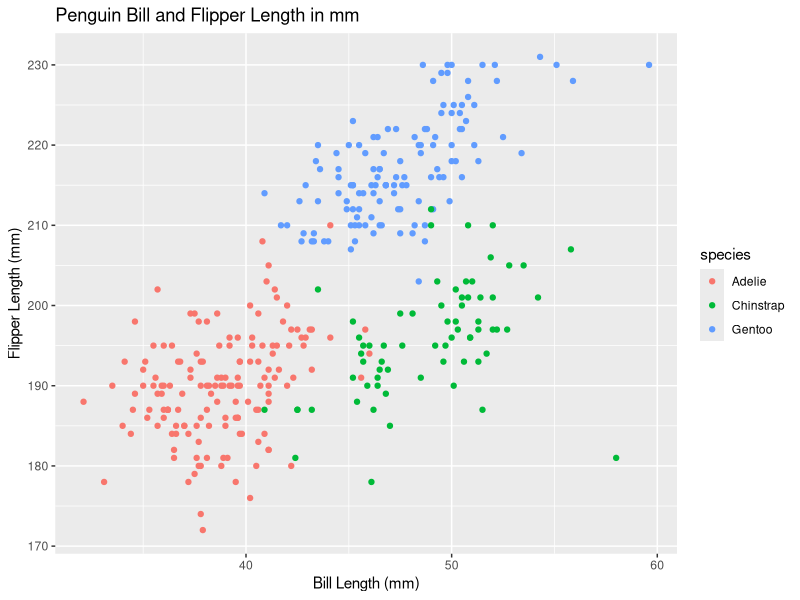
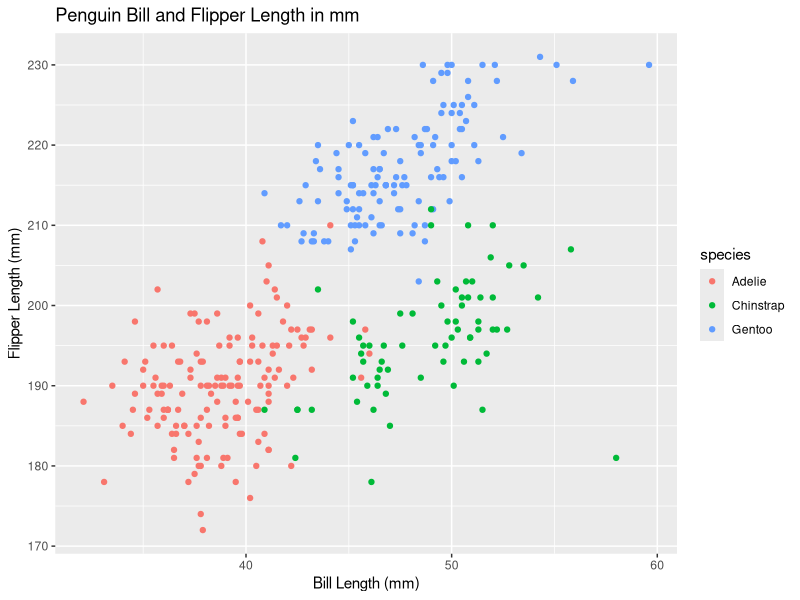

The R script that drew these images, in order:
## ---- chunk 1
library(tidyverse)
## ---- chunk 2
prob1_df =
  tibble(
    samp = rnorm(10),
    samp_gt_0 = samp > 0,
    char_vec = c("a","b","c","d","e","f","g","h","i","j"),
    factor_vec = factor(c("low","low","low","mod","mod","mod","mod","high","high","high"))
  )
## ---- chunk 3
    mean(pull(prob1_df, samp))
    mean(pull(prob1_df, samp_gt_0))
    mean(pull(prob1_df, char_vec))
    mean(pull(prob1_df, factor_vec))
## ---- chunk 4
    as.numeric(pull(prob1_df,samp_gt_0)) 
    as.numeric(pull(prob1_df,char_vec))
    as.numeric(pull(prob1_df,factor_vec))
## ---- chunk 5
    as.numeric(pull(prob1_df,samp_gt_0))*pull(prob1_df,samp)
    as.factor(pull(prob1_df,samp_gt_0))*pull(prob1_df,samp)
    as.numeric(as.factor(pull(prob1_df,samp_gt_0)))*pull(prob1_df,samp)
## ---- chunk 6
data("penguins", package = "palmerpenguins")
## ---- chunk 7

##Variable names
variable.names(penguins)

##Year 
min(pull(penguins,year))
max(pull(penguins,year))

##Species 
levels(pull(penguins,species))
  count(penguins,species)
  (152/344)*100

##Island 
levels(pull(penguins,island))
  count(penguins,island)
  (168/344)*100
  (124/344)*100
   (68/344)*100

##Flipper length 
mean(as.numeric
     (pull(penguins,
      flipper_length_mm)), 
        na.rm = TRUE)


##Bill length 
mean(as.numeric
     (pull(penguins,
      bill_length_mm)),
        na.rm = TRUE)

##Bill depth 
mean(as.numeric
     (pull(penguins,
       bill_depth_mm)),
        na.rm = TRUE)

##Body mass
mean(as.numeric
     (pull(penguins,
          body_mass_g)),
            na.rm = TRUE)

##Sex
count(penguins,sex)
  (168/344)*100
  (165/344)*100
 

## ---- chunk 8
ggplot(penguins, aes(bill_length_mm, flipper_length_mm)) + geom_point(aes(colour = species)) + ggtitle("Penguin Bill and Flipper Length in mm") + labs (y = "Flipper Length (mm)", x = "Bill Length (mm)")

ggsave("hw1_scatterplot.pdf", height = 4, width = 6)

